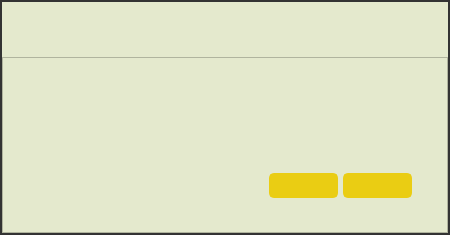
<?xml version="1.0" encoding="UTF-8"?>
<ui version="4.0">
 <class>Dialog</class>
 <widget class="QDialog" name="Dialog">
  <property name="geometry">
   <rect>
    <x>0</x>
    <y>0</y>
    <width>450</width>
    <height>235</height>
   </rect>
  </property>
  <property name="minimumSize">
   <size>
    <width>450</width>
    <height>235</height>
   </size>
  </property>
  <property name="maximumSize">
   <size>
    <width>450</width>
    <height>235</height>
   </size>
  </property>
  <property name="windowTitle">
   <string>Dialog</string>
  </property>
  <property name="styleSheet">
   <string notr="true">QDialog {
	background:rgb(51,51,51);
}</string>
  </property>
  <layout class="QVBoxLayout" name="verticalLayout">
   <property name="spacing">
    <number>0</number>
   </property>
   <property name="leftMargin">
    <number>0</number>
   </property>
   <property name="topMargin">
    <number>0</number>
   </property>
   <property name="rightMargin">
    <number>0</number>
   </property>
   <property name="bottomMargin">
    <number>0</number>
   </property>
   <item>
    <widget class="QFrame" name="frame_2">
     <property name="styleSheet">
      <string notr="true">background:qradialgradient(cx:0, cy:0, radius:1, fx:0,fy:0,
                  stop:0 #22a241, stop:1 #eacd13);</string>
     </property>
     <property name="frameShape">
      <enum>QFrame::NoFrame</enum>
     </property>
     <property name="frameShadow">
      <enum>QFrame::Plain</enum>
     </property>
     <layout class="QVBoxLayout" name="verticalLayout_2">
      <property name="spacing">
       <number>0</number>
      </property>
      <property name="leftMargin">
       <number>2</number>
      </property>
      <property name="topMargin">
       <number>2</number>
      </property>
      <property name="rightMargin">
       <number>2</number>
      </property>
      <property name="bottomMargin">
       <number>2</number>
      </property>
      <item>
       <widget class="QFrame" name="frame_top">
        <property name="minimumSize">
         <size>
          <width>0</width>
          <height>55</height>
         </size>
        </property>
        <property name="maximumSize">
         <size>
          <width>16777215</width>
          <height>55</height>
         </size>
        </property>
        <property name="styleSheet">
         <string notr="true">background:#e4e9cd;</string>
        </property>
        <property name="frameShape">
         <enum>QFrame::NoFrame</enum>
        </property>
        <property name="frameShadow">
         <enum>QFrame::Plain</enum>
        </property>
        <layout class="QHBoxLayout" name="horizontalLayout">
         <property name="spacing">
          <number>0</number>
         </property>
         <property name="leftMargin">
          <number>0</number>
         </property>
         <property name="topMargin">
          <number>0</number>
         </property>
         <property name="rightMargin">
          <number>0</number>
         </property>
         <property name="bottomMargin">
          <number>0</number>
         </property>
         <item>
          <widget class="QLabel" name="lab_heading">
           <property name="font">
            <font>
             <family>Segoe UI</family>
             <pointsize>14</pointsize>
            </font>
           </property>
           <property name="styleSheet">
            <string notr="true">color:#04130a;</string>
           </property>
           <property name="text">
            <string/>
           </property>
           <property name="alignment">
            <set>Qt::AlignCenter</set>
           </property>
          </widget>
         </item>
         <item>
          <widget class="QPushButton" name="bn_min">
           <property name="minimumSize">
            <size>
             <width>55</width>
             <height>55</height>
            </size>
           </property>
           <property name="maximumSize">
            <size>
             <width>55</width>
             <height>55</height>
            </size>
           </property>
           <property name="styleSheet">
            <string notr="true">QPushButton {
	border: none;
	background-color: #e4e9cd;
}
QPushButton:hover {
	background-color: #f6e56a;
}
QPushButton:pressed {	
	background-color: #fbd411;
}</string>
           </property>
           <property name="text">
            <string/>
           </property>
           <property name="icon">
            <iconset>
             <normaloff>icons/1x/hideAsset 53.png</normaloff>icons/1x/hideAsset 53.png</iconset>
           </property>
           <property name="iconSize">
            <size>
             <width>22</width>
             <height>12</height>
            </size>
           </property>
           <property name="autoDefault">
            <bool>false</bool>
           </property>
           <property name="flat">
            <bool>true</bool>
           </property>
          </widget>
         </item>
         <item>
          <widget class="QPushButton" name="bn_close">
           <property name="minimumSize">
            <size>
             <width>55</width>
             <height>55</height>
            </size>
           </property>
           <property name="maximumSize">
            <size>
             <width>55</width>
             <height>55</height>
            </size>
           </property>
           <property name="styleSheet">
            <string notr="true">QPushButton {
	border: none;
	background-color: #e4e9cd;
}
QPushButton:hover {
	background-color: #f6e56a;
}
QPushButton:pressed {	
	background-color: #fbd411;
}</string>
           </property>
           <property name="text">
            <string/>
           </property>
           <property name="icon">
            <iconset>
             <normaloff>icons/1x/closeAsset 43.png</normaloff>icons/1x/closeAsset 43.png</iconset>
           </property>
           <property name="iconSize">
            <size>
             <width>22</width>
             <height>22</height>
            </size>
           </property>
           <property name="autoDefault">
            <bool>false</bool>
           </property>
           <property name="flat">
            <bool>true</bool>
           </property>
          </widget>
         </item>
        </layout>
       </widget>
      </item>
      <item>
       <widget class="QFrame" name="frame_bottom">
        <property name="styleSheet">
         <string notr="true">background:#e4e9cd;</string>
        </property>
        <property name="frameShape">
         <enum>QFrame::StyledPanel</enum>
        </property>
        <property name="frameShadow">
         <enum>QFrame::Raised</enum>
        </property>
        <layout class="QGridLayout" name="gridLayout">
         <property name="leftMargin">
          <number>15</number>
         </property>
         <property name="rightMargin">
          <number>35</number>
         </property>
         <property name="bottomMargin">
          <number>0</number>
         </property>
         <property name="horizontalSpacing">
          <number>5</number>
         </property>
         <property name="verticalSpacing">
          <number>0</number>
         </property>
         <item row="1" column="3">
          <widget class="QPushButton" name="bn_east">
           <property name="minimumSize">
            <size>
             <width>69</width>
             <height>25</height>
            </size>
           </property>
           <property name="maximumSize">
            <size>
             <width>69</width>
             <height>25</height>
            </size>
           </property>
           <property name="font">
            <font>
             <family>Segoe UI</family>
             <pointsize>12</pointsize>
            </font>
           </property>
           <property name="styleSheet">
            <string notr="true">QPushButton {
	border: 2px solid #eacd13;
	border-radius: 5px;	
	color:#04130a;
	background-color: #eacd13;
}
QPushButton:hover {
	border: 2px solid #f6e56a;
	background-color: #f6e56a;
}
QPushButton:pressed {	
	border: 2px solid #fbd411;
	background-color: #fbd411;
}</string>
           </property>
           <property name="text">
            <string/>
           </property>
           <property name="autoDefault">
            <bool>false</bool>
           </property>
          </widget>
         </item>
         <item row="0" column="0">
          <widget class="QLabel" name="lab_icon">
           <property name="minimumSize">
            <size>
             <width>40</width>
             <height>40</height>
            </size>
           </property>
           <property name="maximumSize">
            <size>
             <width>40</width>
             <height>40</height>
            </size>
           </property>
           <property name="text">
            <string/>
           </property>
          </widget>
         </item>
         <item row="1" column="2">
          <widget class="QPushButton" name="bn_west">
           <property name="minimumSize">
            <size>
             <width>69</width>
             <height>25</height>
            </size>
           </property>
           <property name="maximumSize">
            <size>
             <width>69</width>
             <height>25</height>
            </size>
           </property>
           <property name="font">
            <font>
             <family>Segoe UI</family>
             <pointsize>12</pointsize>
            </font>
           </property>
           <property name="styleSheet">
            <string notr="true">QPushButton {
	border: 2px solid #eacd13;
	border-radius: 5px;	
	color:#04130a;
	background-color: #eacd13;
}
QPushButton:hover {
	border: 2px solid #f6e56a;
	background-color: #f6e56a;
}
QPushButton:pressed {	
	border: 2px solid #fbd411;
	background-color: #fbd411;
}</string>
           </property>
           <property name="text">
            <string/>
           </property>
           <property name="autoDefault">
            <bool>false</bool>
           </property>
          </widget>
         </item>
         <item row="0" column="1" colspan="3">
          <widget class="QLabel" name="lab_message">
           <property name="font">
            <font>
             <family>Segoe UI</family>
             <pointsize>12</pointsize>
            </font>
           </property>
           <property name="styleSheet">
            <string notr="true">color:#04130a;</string>
           </property>
           <property name="text">
            <string/>
           </property>
           <property name="wordWrap">
            <bool>true</bool>
           </property>
          </widget>
         </item>
        </layout>
       </widget>
      </item>
     </layout>
    </widget>
   </item>
  </layout>
 </widget>
 <resources/>
 <connections/>
</ui>
